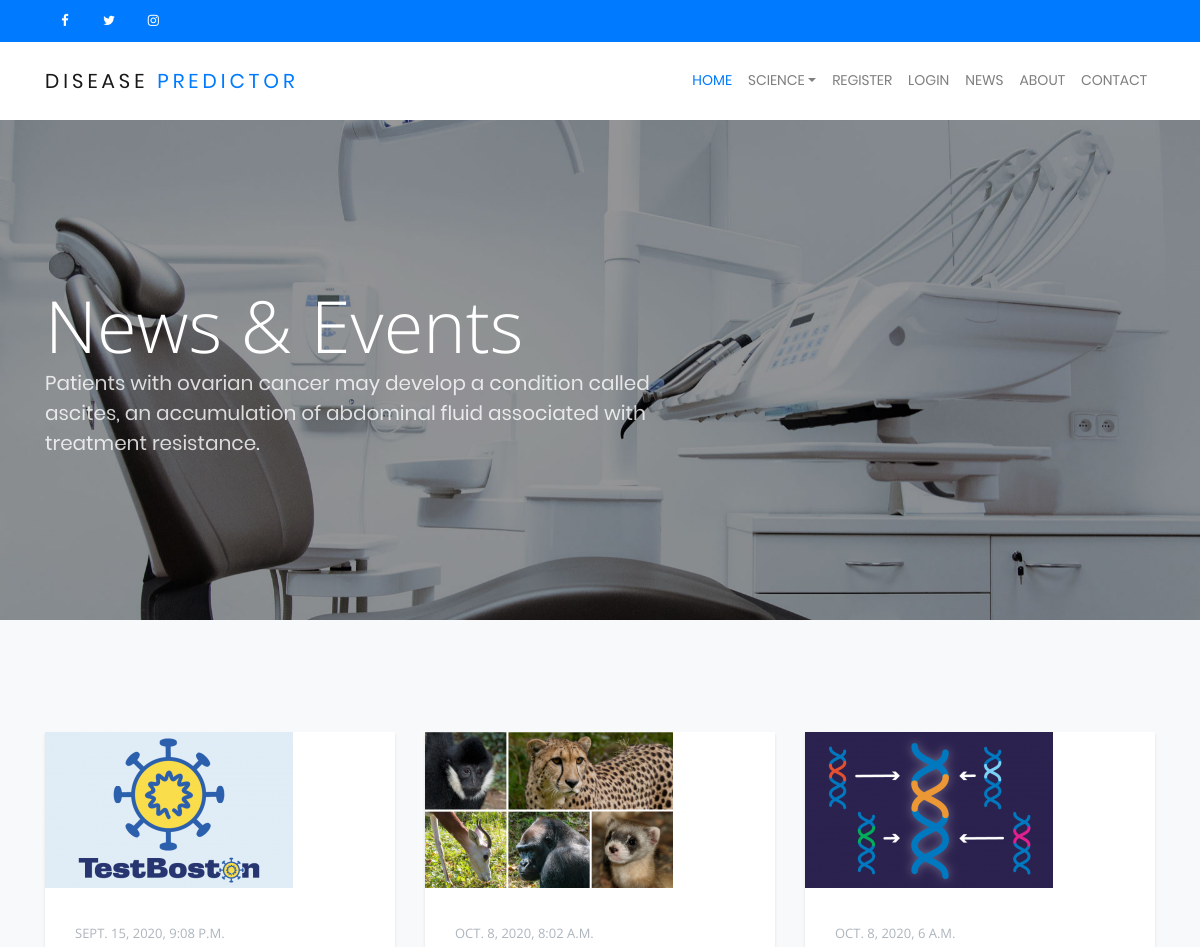
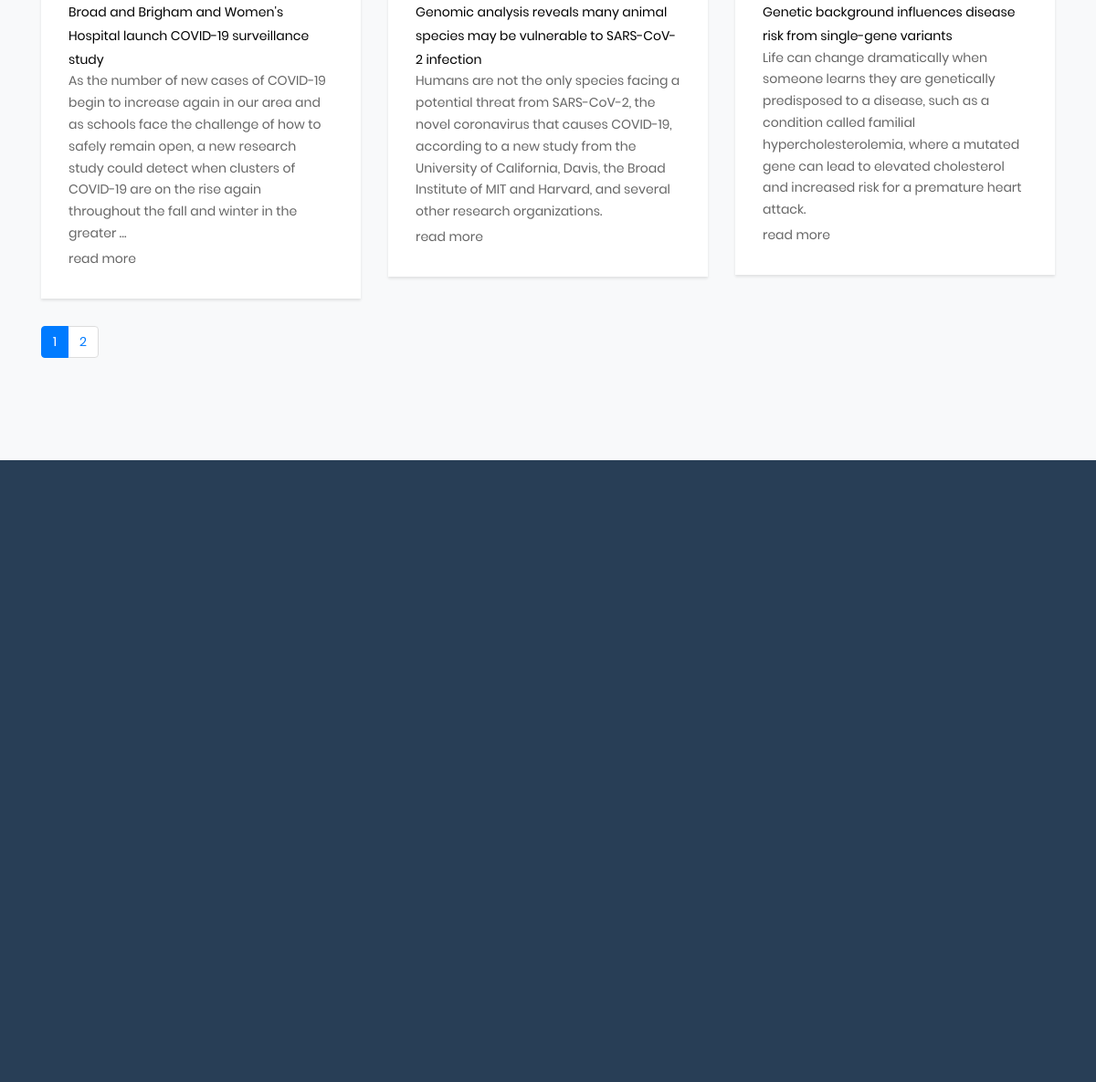
Page /news on the committed database (2 pictures, top to bottom).
### home/models.py (models this page shows, shortened)
class News(models.Model):
      title = models.CharField(max_length=100)
      desc = models.TextField()
      img = models.ImageField(upload_to='pics')
      date_posted = models.DateTimeField(default=timezone.now)

### home/views.py (the view)
# urls.py: path('news', views.news, name="news"),
def news(request):
    news= News.objects.all()
    paginator =  Paginator(news, per_page=3)
    page_number = request.GET.get('page', 1)
    page_obj = paginator.get_page(page_number)
    return render(request,
      "news.html",
      {
      'news': page_obj.object_list,
      'paginator': paginator,
      'page_number': int(page_number)
      }
    )

### templates/news.html
{% extends "head.html" %}
{% load static %}
{% static "img" as baseUrl %}
    {% block body %}
   <section class="home-slider inner-page owl-carousel">
      <div class="slider-item" style="background-image: url({% static 'img/slider-2.jpg'%});">
        <div class="container">
          <div class="row slider-text align-items-center">
            <div class="col-md-7 col-sm-12 element-animate">
              <h1>News &amp; Events</h1>
              <p>Patients with ovarian cancer may develop a condition called ascites, an accumulation of abdominal fluid associated with treatment resistance.</p>
            </div>
          </div>
        </div>
      </div>
    </section>
  <section class="section bg-light">
      <div class="container">
        <div class="row">
          {% for new in news %}
          <div class="col-md-4 element-animate">
            <div class="media d-block media-custom text-left">
              <img src="{{new.img.url}}" alt="Image Placeholder" class="img-fluid">
              <div class="media-body">
                <span class="meta-post">{{new.date_posted}}</span>
                <h3 class="mt-0 text-black"><a href="#" class="text-black"> {{new.title}}</a></h3>
                <div class = "post_body">
                            {{ new.desc|safe|truncatewords:"50"|linebreaks }}
                      <a href="{% url 'test' %}">read more</a>
                 </div>
              </div>
            </div>
          </div>
          {% endfor %}
          <div class="col-md-5">
            <nav aria-label="Page navigation example">
              <ul class="pagination">
                {% for i in paginator.page_range %}
               <li class="page-item {% if i == page_number %} active {% endif %}">
                <a class="page-link" href="?page={{ i }}">{{i}}</a>
               </li>
               {% endfor %}
              </ul>
            </nav>
          </div>
        </div>
      </div>
    </section>
{% endblock %}

### templates/head.html (shortened to what this page needs)
{% load static %}
{% static "img" as baseUrl %}
<!doctype html>
<html lang="en">
  <head>
    <link rel="stylesheet" href="{% static 'css/bootstrap.css' %}">
    <link rel="stylesheet" href="{% static 'css/animate.css' %}">
    <link rel="stylesheet" href="{% static 'css/owl.carousel.min.css' %}">
    <link rel="stylesheet" href="{% static 'css/bootstrap-datepicker.css' %}">
    <link rel="stylesheet" href="{% static 'css/jquery.timepicker.css' %}">
    <link rel="stylesheet" href="{% static 'fonts/ionicons/css/ionicons.min.css' %}">
    <link rel="stylesheet" href="{% static 'fonts/fontawesome/css/font-awesome.min.css' %}">
    <link rel="stylesheet" href="{% static 'fonts/flaticon/font/flaticon.css' %}">
    <link rel="stylesheet" type="text/css" href="{% static 'login/vendor/bootstrap/css/bootstrap.min.css' %}">
    <link rel="stylesheet" type="text/css" href="{% static 'login/fonts/font-awesome-4.7.0/css/font-awesome.min.css' %}">
    <link rel="stylesheet" type="text/css" href="{% static 'login/vendor/css-hamburgers/hamburgers.min.css' %}">
    <link rel="stylesheet" type="text/css" href="{% static 'login/vendor/select2/select2.min.css' %}">
    <link rel="stylesheet" type="text/css" href="{% static 'login/css/util.css' %}">
    <link rel="stylesheet" type="text/css" href="{% static 'login/css/main.css' %}">
    <link rel="stylesheet" href="{% static 'css/style.css' %}">
  </head>
  <body>
    <header role="banner">
      <div class="top-bar">
        <div class="container">
          <div class="row">
            <div class="col-md-6 col-sm-6 col-5">
              <ul class="social list-unstyled">
                <li><a href="#"><span class="fa fa-facebook"></span></a></li>
                <li><a href="#"><span class="fa fa-twitter"></span></a></li>
                <li><a href="#"><span class="fa fa-instagram"></span></a></li>
              </ul>
            </div>
          </div>
        </div>
      </div>
      <nav class="navbar navbar-expand-lg navbar-light bg-light">
        <div class="container">
          <a class="navbar-brand" href="{% url 'home' %}">Disease<span> Predictor</span>  </a>
          <div class="collapse navbar-collapse" id="navbarsExample05">
            <ul class="navbar-nav ml-auto">
              <li class="nav-item">
                <a class="nav-link active" href="{% url 'home' %}">HOME</a>
              </li>
              <li class="nav-item dropdown">
                <a class="nav-link dropdown-toggle"  id="dropdown05" data-toggle="dropdown" aria-haspopup="true" aria-expanded="false">SCIENCE</a>
              </li>
           <li class="nav-item">
                <a class="nav-link" href="{% url 'register' %}"><span>REGISTER</span></a>
              </li>
              <li class="nav-item">
              <a class="nav-link"  href="{% url 'login' %}">LOGIN</a>
              </li>
              <li class="nav-item">
                <a class="nav-link" href="{% url 'news' %}">NEWS</a>
              <li class="nav-item">
                <a class="nav-link" href="{% url 'about' %}">ABOUT</a>
              </li>
              <li class="nav-item">
                <a class="nav-link" href="{% url 'contact' %}">CONTACT</a>
              </li>
            </ul>
          </div>
        </div>
      </nav>
    </header>
{% block body %}
{% endblock %}
    <footer class="site-footer" role="contentinfo">
      <div class="container">
      </div>
    </footer>
</body>
</html>

### static/login/css/main.css (style rules this page uses)
* { margin: 0px; padding: 0px; box-sizing: border-box; }
body, html { height: 100%; font-family: Poppins-Regular, sans-serif; }
a { font-family: Poppins-Regular; font-size: 14px; line-height: 1.7; color: #666666; margin: 0px; transition: all 0.4s; -webkit-transition: all 0.4s; -o-transition: all 0.4s; -moz-transition: all 0.4s; }
h1,h2,h3,h4,h5,h6 { margin: 0px; }
p { font-family: Poppins-Regular; font-size: 14px; line-height: 1.7; color: #666666; margin: 0px; }
ul, li { margin: 0px; list-style-type: none; }

### static/css/style.css (style rules this page uses)
body { background: #fff; font-family: "Open Sans", Arial, sans-serif; font-weight: 400; font-size: 16px; line-height: 1.8; color: #868e96; }
a { -webkit-transition: .3s all ease; -o-transition: .3s all ease; transition: .3s all ease; text-decoration: none; }
h1, h2, h3, h4, h5 { color: #000; }
header { position: relative; top: 0; left: 0; width: 100%; z-index: 5; }
header .navbar-brand { text-transform: uppercase; letter-spacing: .2em; font-weight: 400; }
header .navbar-brand span { color: #007bff; }
header .top-bar { background: #007bff; }
header .top-bar a { color: #fff; padding: 10px; font-size: 13px; display: inline-block; }
header .top-bar .social { margin-bottom: 0; }
header .top-bar .social li { display: inline-block; text-align: center; }
header .top-bar .social li a { color: #fff; padding: 10px; width: 40px; display: inline-block; }
header .navbar { padding-top: 0; padding-bottom: 0; background: white !important; }
header .navbar .nav-link { padding: 1.7rem 1rem; outline: none !important; }
header .navbar .nav-link.active { color: #007bff !important; }
.owl-carousel.home-slider { z-index: 1; position: relative; }
.owl-carousel.home-slider .slider-item { background-size: cover; background-repeat: no-repeat; background-position: center center; height: calc(100vh - 117px); min-height: 700px; }
.owl-carousel.home-slider .slider-item .slider-text { color: #fff; height: calc(100vh - 117px); min-height: 700px; }
.owl-carousel.home-slider .slider-item .slider-text h1 { font-size: 72px; color: #fff; line-height: 1.2; font-weight: 300; }
.owl-carousel.home-slider .slider-item .slider-text p { font-size: 20px; line-height: 1.5; font-weight: 300; color: rgba(255, 255, 255, 0.8); }
.owl-carousel.home-slider.inner-page .slider-item { height: calc(50vh - 117px); min-height: 500px; }
.owl-carousel.home-slider.inner-page .slider-item .slider-text { color: #fff; height: calc(50vh - 117px); min-height: 500px; }
.section { padding: 7em 0; }
.text-black { color: #000 !important; }
.media-custom { background: #fff; -webkit-transition: .3s all ease; -o-transition: .3s all ease; transition: .3s all ease; -webkit-box-shadow: 0 2px 3px 0 rgba(0, 0, 0, 0.1); box-shadow: 0 2px 3px 0 rgba(0, 0, 0, 0.1); margin-bottom: 30px; }
.media-custom .meta-post { color: #adb5bd; font-size: 13px; text-transform: uppercase; }
.media-custom .media-body { padding: 30px; }
.media-custom .media-body h3 { font-size: 20px; }
.site-footer { padding: 7em 0; background: #f2f2f2; background: #283E56; color: rgba(255, 255, 255, 0.7); }
.element-animate { opacity: 0; visibility: hidden; }

### rows in the picture
News: img (picture), date_posted "SEPT. 15, 2020, 9:08 P.M.", title "Broad and Brigham and Women's Hospital launch COVID-19 surveillance study", desc "As the number of new cases of COVID-19 begin to increase again in our area and as schools face the challenge of how to safely remain open, a new research study could detect when clusters of COVID-19 are on the rise again throughout the fall and winter in the greater …"
News: img (picture), date_posted "OCT. 8, 2020, 8:02 A.M.", title "Genomic analysis reveals many animal species may be vulnerable to SARS-CoV-2 infection", desc "Humans are not the only species facing a potential threat from SARS-CoV-2, the novel coronavirus that causes COVID-19, according to a new study from the University of California, Davis, the Broad Institute of MIT and Harvard, and several other research organizations."
News: img (picture), date_posted "OCT. 8, 2020, 6 A.M.", title "Genetic background influences disease risk from single-gene variants", desc "Life can change dramatically when someone learns they are genetically predisposed to a disease, such as a condition called familial hypercholesterolemia, where a mutated gene can lead to elevated cholesterol and increased risk for a premature heart attack."

### other values in the picture
{{ i }} "1" "2"
